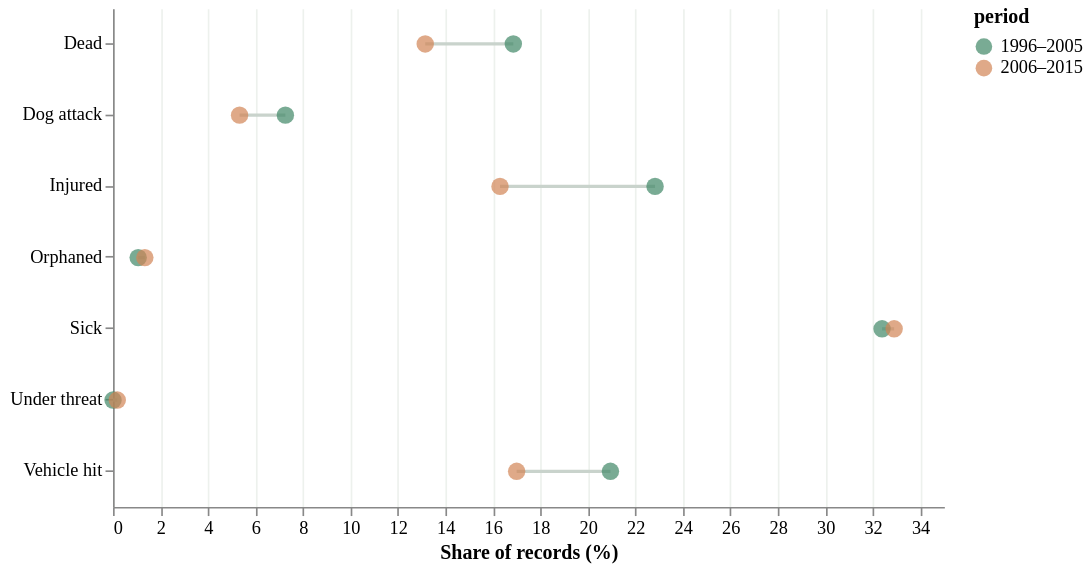

Here is the Vega-Lite specification saved for this chart:
### Vega-Lite specification from a JSON file in a GitHub repository (floating-point values rounded to 4 significant figures)
{"$schema": "https://vega.github.io/schema/vega-lite/v5.json", "background": "white", "config": {"font": "DM Sans", "axis": {"labelFontSize": 11, "titleFontSize": 12, "gridColor": "#edf1ed"}, "legend": {"labelFontSize": 11, "titleFontSize": 12}, "view": {"stroke": null}}, "data": {"values": [{"category": "Dog attack", "period": "1996–2005", "percent": 7.26}, {"category": "Dog attack", "period": "2006–2015", "percent": 5.33}, {"category": "Vehicle hit", "period": "1996–2005", "percent": 20.95}, {"category": "Vehicle hit", "period": "2006–2015", "percent": 17}, {"category": "Sick", "period": "1996–2005", "percent": 32.39}, {"category": "Sick", "period": "2006–2015", "percent": 32.9}, {"category": "Injured", "period": "1996–2005", "percent": 22.83}, {"category": "Injured", "period": "2006–2015", "percent": 16.3}, {"category": "Orphaned", "period": "1996–2005", "percent": 1.06}, {"category": "Orphaned", "period": "2006–2015", "percent": 1.34}, {"category": "Dead", "period": "1996–2005", "percent": 16.86}, {"category": "Dead", "period": "2006–2015", "percent": 13.15}, {"category": "Under threat", "period": "1996–2005", "percent": 0}, {"category": "Under threat", "period": "2006–2015", "percent": 0.18}]}, "width": 500, "height": 300, "layer": [{"mark": {"type": "rule", "strokeWidth": 2, "color": "#c9d3cc"}, "encoding": {"x": {"field": "percent", "type": "quantitative", "aggregate": "min", "title": "Share of records (%)"}, "x2": {"field": "percent", "aggregate": "max"}, "y": {"field": "category", "type": "nominal", "title": null}}}, {"mark": {"type": "point", "filled": true, "size": 110}, "encoding": {"x": {"field": "percent", "type": "quantitative"}, "y": {"field": "category", "type": "nominal"}, "color": {"field": "period", "type": "nominal", "scale": {"range": ["#408866", "#d18455"]}}, "tooltip": [{"field": "category", "type": "nominal"}, {"field": "period", "type": "nominal"}, {"field": "percent", "type": "quantitative"}]}}]}
